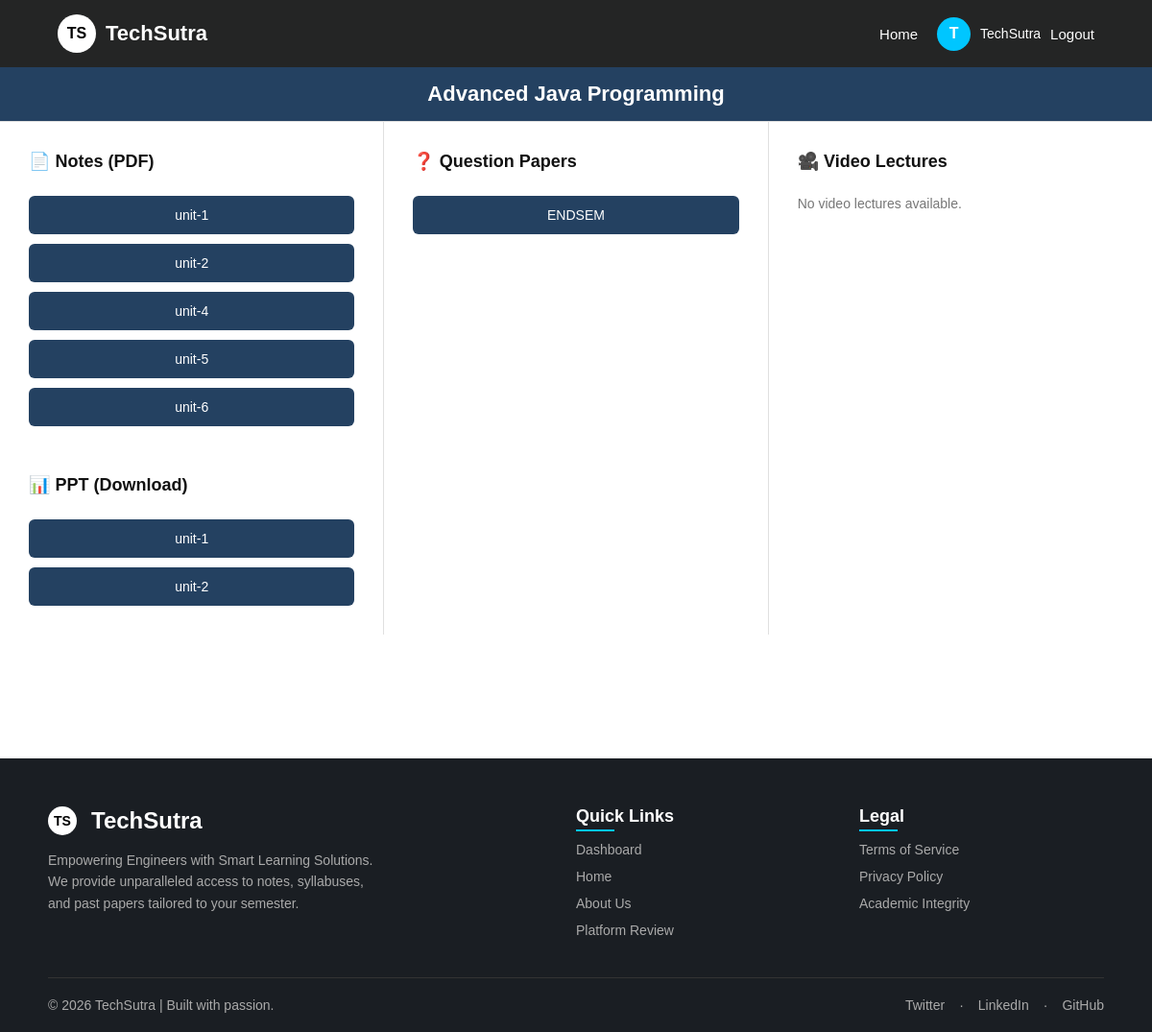
/resources/25/ (signed in), run on the app's committed database.
### TechSutraapp/models.py (models this page shows, shortened)
class Subject(models.Model):
    semester = models.ForeignKey(Semester, on_delete=models.CASCADE, related_name="subjects")
    name = models.CharField(max_length=100)

class Resource(models.Model):
    subject = models.ForeignKey(Subject, on_delete=models.CASCADE, related_name="resources")
    title = models.CharField(max_length=200)
    file_type = models.CharField(max_length=20, choices=RESOURCE_TYPES, default='notes_pdf')
    file = models.FileField(
        upload_to='resources/',
        validators=[FileExtensionValidator(
            allowed_extensions=['pdf', 'ppt', 'pptx', 'jpg', 'jpeg', 'png', 'mp4', 'webm', 'ogg']
        )]
    )
    uploaded_by = models.ForeignKey(User, on_delete=models.CASCADE)

### TechSutraapp/views.py (the view)
# urls.py: path('resources/<int:subject_id>/', resources, name='resources'),
@login_required(login_url='login')
def resources(request, subject_id):
    subject = get_object_or_404(Subject, id=subject_id)
    resources = subject.resources.all()
    context = {
        'subject': subject,
        'notes_pdf': resources.filter(file_type='notes_pdf'),
        'notes_ppt': resources.filter(file_type='notes_ppt'),
        'question_papers': resources.filter(file_type='qp'),
        'videos': resources.filter(file_type='video'),
        'syllabus': resources.filter(file_type='syllabus')
    }
    return render(request, 'TechSutraapp/resources.html', context)

### TechSutraapp/templates/TechSutraapp/resources.html (shortened to what this page needs)
{% load static %}
<!DOCTYPE html>
<html lang="en">
<head>
    <link rel="stylesheet" href="{% static 'TechSutraapp/css/style.css' %}?v=4.0">
</head>
<body>
<nav class="navbar">
    <div class="brand" onclick="goToDashboard()">
        <div class="brand-logo">TS</div>
        <h2 class="brand-name">TechSutra</h2>
    </div>
        <div class="nav-right" id="navArea">
        <a href="{% url 'home' %}" class="nav-link">Home</a>
        {% if request.user.is_authenticated %}
        <div class="user-section">
            <div class="user-logo" onclick="window.location.href='{% url 'dashboard' %}'">{{ request.user.username.0|upper }}</div>
            <span class="username" id="server-username">{{ request.user.username }}</span>
            <a href="{% url 'logout' %}" class="nav-link">Logout</a>
        </div>
        {% else %}
        <a href="{% url 'login' %}" class="login-btn">Login</a>
        {% endif %}
    </div>
</nav>
<div class="study-resources-wrapper">
    <div class="study-header-band">{{ subject.name }}</div>
    <div class="study-grid">
        <div class="study-col">
            <div class="resource-group">
                <h3>📄 Notes (PDF)</h3>
                {% for res in notes_pdf %}
                <button class="resource-btn" onclick="openModal('{% if res.file %}{{ res.file.url }}{% else %}#{% endif %}')">{{ res.title }}</button>
                {% empty %}
                <p style="color:#777; font-size:14px;">No PDF notes available.</p>
                {% endfor %}
            </div>
            <div class="resource-group" style="margin-top:20px;">
                <h3>📊 PPT (Download)</h3>
                {% for res in notes_ppt %}
                <button class="resource-btn" onclick="openModal('{% if res.file %}{{ res.file.url }}{% else %}#{% endif %}')">{{ res.title }}</button>
                {% empty %}
                <p style="color:#777; font-size:14px;">No PPT notes available.</p>
                {% endfor %}
            </div>
        </div>
        <div class="study-col">
            <div class="resource-group">
                <h3>❓ Question Papers</h3>
                {% for res in question_papers %}
                <button class="resource-btn" onclick="openModal('{% if res.file %}{{ res.file.url }}{% else %}#{% endif %}')">{{ res.title }}</button>
                {% empty %}
                <p style="color:#777; font-size:14px;">No Question Papers available.</p>
                {% endfor %}
            </div>
        </div>
        <div class="study-col">
            <div class="resource-group">
                <h3>🎥 Video Lectures</h3>
                {% for res in videos %}
                <button class="resource-btn" onclick="openModal('{% if res.file %}{{ res.file.url }}{% else %}#{% endif %}')">{{ res.title }}</button>
                {% empty %}
                <p style="color:#777; font-size:14px;">No video lectures available.</p>
                {% endfor %}
            </div>
        </div>
    </div>
</div>
{% include 'TechSutraapp/footer.html' %}
</body>
</html>

### static/TechSutraapp/css/style.css (style rules this page uses)
* { margin: 0; padding: 0; box-sizing: border-box; font-family: Arial, Helvetica, sans-serif; }
body { background: #f4f6f9; color: #333; display: flex; flex-direction: column; min-height: 100vh; }
.navbar { display: flex; justify-content: space-between; align-items: center; padding: 15px 60px; background-color: rgba(0, 0, 0, 0.85); color: white; }
.brand { display: flex; align-items: center; cursor: pointer; }
.brand-logo { width: 40px; height: 40px; background: white; color: black; font-weight: bold; border-radius: 50%; display: flex; align-items: center; justify-content: center; margin-right: 10px; }
.brand-name { font-size: 22px; }
.nav-right { display: flex; align-items: center; gap: 20px; }
.nav-link { text-decoration: none; color: white; font-size: 15px; }
.user-section { display: flex; align-items: center; gap: 10px; }
.user-logo { width: 35px; height: 35px; background: #00c6ff; border-radius: 50%; display: flex; align-items: center; justify-content: center; font-weight: bold; cursor: pointer; }
.username { font-size: 14px; }
.study-resources-wrapper { width: 100%; min-height: calc(100vh - 80px); background: #ffffff; }
.study-header-band { background: #244161; color: white; text-align: center; padding: 15px 0; font-size: 22px; font-weight: bold; }
.study-grid { display: flex; flex-wrap: wrap; width: 100%; margin: 0 auto; border-top: 1px solid #e0e0e0; }
.study-col { flex: 1; min-width: 300px; padding: 30px; border-right: 1px solid #e0e0e0; display: flex; flex-direction: column; gap: 30px; }
.study-col:last-child { border-right: none; }
.resource-group { display: flex; flex-direction: column; gap: 10px; }
.resource-group h3 { font-size: 18px; color: #111; margin-bottom: 15px; display: flex; align-items: center; gap: 10px; font-weight: bold; }
.resource-btn { background: #244161; color: white; padding: 12px 20px; border-radius: 6px; border: none; font-size: 14px; cursor: pointer; text-align: center; transition: 0.2s; font-weight: 500; }

### data on the page
Subject: name "Advanced Java Programming"
Resource: title "unit-1"
Resource: title "unit-2"
Resource: title "unit-4"
Resource: title "unit-5"
Resource: title "unit-6"
Resource: title "unit-1"
Resource: title "unit-2"
Resource: title "ENDSEM"

### other printed values
{{ request.user.username.0|upper }} "T"
{{ request.user.username }} "TechSutra"
